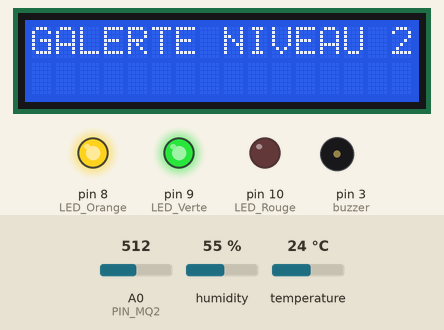
Recording of a sketch running on a simulated Arduino Uno, built with avr-gcc and run on an emulated ATmega328P. Parts: 16×2 character LCD, output pins drawn as LEDs (lit = HIGH), buzzer (waves = sounding). The inputs (shaded band) are chosen by the test bench; at power-on: humidity 55 %, A0 (PIN_MQ2) = 512, temperature 24 °C. What the sketch prints to the serial monitor is not drawn.

Above: at 1.2 s.
1.3 s: humidity set to 22 %
At 9.5 s:
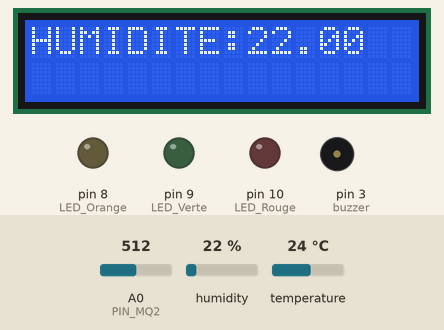
10.6 s: A0 (PIN_MQ2) set to 502
At 14.7 s:
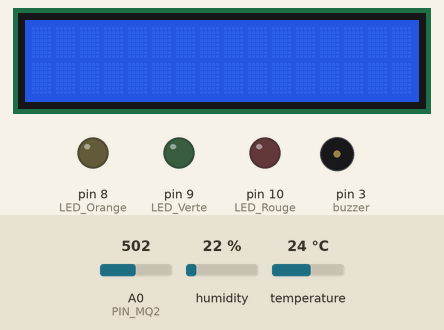
23.0 s: temperature set to 12 °C
At 23.9 s:
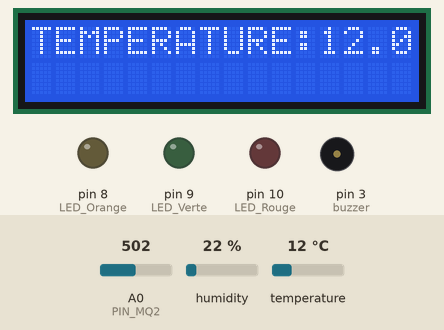
29.7 s: A0 (PIN_MQ2) set to 321
39.3 s: A0 (PIN_MQ2) set to 292
46.0 s: A0 (PIN_MQ2) set to 900
At 58.3 s:
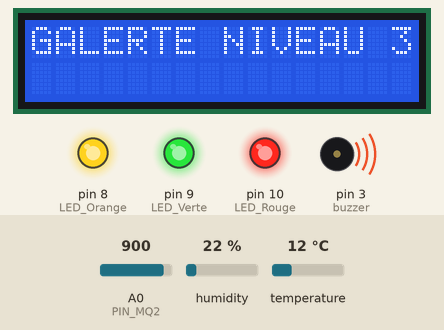
Timing chart, 0 to 59.4 s (numbered marks = the images above; inputs shaded):
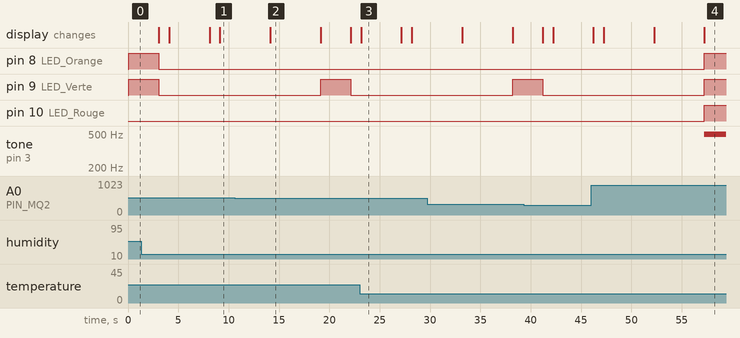

Measured:
- the behaviour switches between 512 and 511 on A0 (PIN_MQ2) (found by bisection; images 1 and 2)
- after the input at 10.6 s, pin 8 (LED_Orange): stays LOW (without the input it goes to HIGH after 8.5 s)
- after the input at 46.0 s, pin 8 (LED_Orange), pin 9 (LED_Verte), pin 10 (LED_Rouge): LOW → HIGH after 11.3 s; tone on pin 3 (buzzer): silent → 494 Hz after 11.3 s; the display: first differs from a run without the input after 11.3 s (image 4)
- what the display in image 2 shows lasts 5.0 s, from 14.1 s to 19.1 s
- what the display in image 3 shows lasts 4.0 s, from 23.2 s to 27.2 s

The sketch:

Detecteur_de_pollution.ino
```cpp
#include <DHT.h>
#define DHTPIN 13
#define DHTTYPE DHT11
DHT dht(DHTPIN, DHTTYPE);

#define PIN_MQ2 A0

#include <LiquidCrystal.h>
const int rs = 12, en = 11, d4 = 4, d5 = 5, d6 = 6, d7 = 7;
LiquidCrystal lcd(rs, en, d4, d5, d6, d7);

int LED_Verte = 9;
int LED_Rouge = 10;
int LED_Orange = 8;
const int buzzer =3; // Broche pour le buzzer

void setup(){
  Serial.begin(9600);
  // Initialise la capteur DHT11
  dht.begin();

  // set up the LCD's number of columns and rows:
  lcd.begin(16, 2);
  //lcd.print("hello world");
  lcd.setCursor(0,0);
  pinMode(PIN_MQ2, INPUT);

  //pinMode(gaz, INPUT); // On initialise le capteur en entrée pour lire sa valeur
  pinMode(buzzer, OUTPUT); // On initialise le buzzer en sortie pour le contrôler

  // On branche les leds en sortie
  pinMode(LED_Verte, OUTPUT);
  pinMode(LED_Orange, OUTPUT);
  pinMode(LED_Rouge, OUTPUT);
  lcd.write((uint8_t)0);
  digitalWrite(buzzer, LOW); // On laisse le buzzer éteint


}
void loop(){
  int valeur = analogRead(PIN_MQ2);
  float pourcentage = (valeur/1023.0)*100.0; // On transforme la valeur en pourcentage
  Serial.println("Gaz:" + String(pourcentage)+ "%");
  lcd.setCursor(0,0);
  lcd.println( "GAZ"+ String(pourcentage)+ " %");
  allume_led_buz();
  delay(1000);
  affiche_temp_hum();
  Serial.println(" ");
  delay(5000);


}
void allume_led_buz(){
  int valeur = analogRead(PIN_MQ2); // On lit la valeur du capteur de gaz
  float pourcentage = (valeur/1023.0)*100.0; // On transforme la valeur en pourcentage
  if (pourcentage>=30  && pourcentage<50){
    digitalWrite(LED_Verte, HIGH);
    lcd.setCursor(1,0);
    lcd.println("ALERTE NIVEAU 1");
    delay(3000);
    lcd.clear();
    digitalWrite(LED_Verte,LOW);
  }
  if(pourcentage>=50 && pourcentage<80){
    digitalWrite(LED_Orange,HIGH); // On allume la led orange si le pourcentage est supérieur à 50 %
    digitalWrite(LED_Verte,HIGH);
    lcd.setCursor(1,0);
    lcd.println("ALERTE NIVEAU 2");
    delay(3000);
    lcd.clear();
    digitalWrite(LED_Orange,LOW);
    digitalWrite(LED_Verte,LOW);

  }
  if (pourcentage>=80){
    digitalWrite(LED_Rouge, HIGH); // On allume la led rouge si le pourcentage est supérieur à 80 %
    digitalWrite(LED_Orange,HIGH);
    digitalWrite(LED_Verte,HIGH);
    tone(buzzer, 494);// On allume le buzzer
    lcd.setCursor(1,0);
    lcd.println("ALERTE NIVEAU 3");
    delay(4000); // On attends une demi-seconde
    lcd.clear();
    digitalWrite(LED_Rouge,LOW);
    digitalWrite(LED_Orange,LOW);
    digitalWrite(LED_Verte,LOW);
    noTone(buzzer);// On stop le buzzer

  }
}
void affiche_temp_hum(){
  //lcd.clear();
  Serial.println("Temperature = " + String(dht.readTemperature())+" °C");
  lcd.setCursor(0,0);
  lcd.println("TEMPERATURE:" + String(dht.readTemperature()));
  delay(4000);
  lcd.clear();
  delay(1000);
  Serial.println("Humidite=" + String(dht.readHumidity())+"%");
  lcd.setCursor(0,0);
  lcd.println("HUMIDITE:" + String(dht.readHumidity()));
  delay(5000);
  lcd.clear();
}
```
